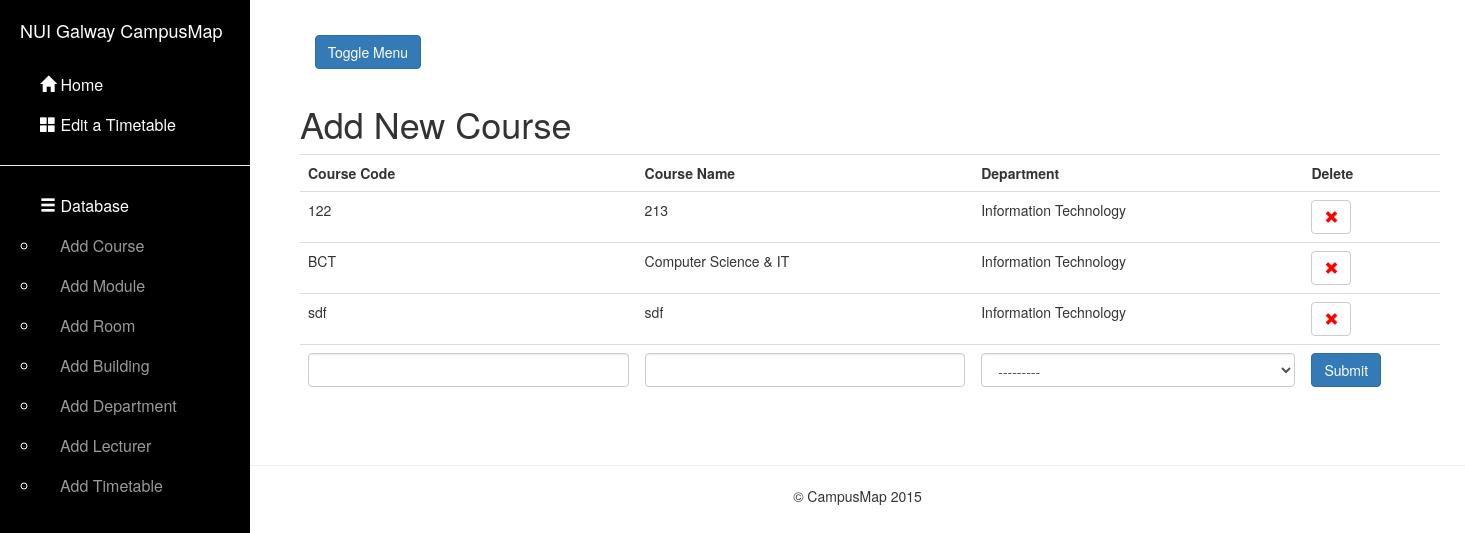
The page /course/ on the database as committed earlier.
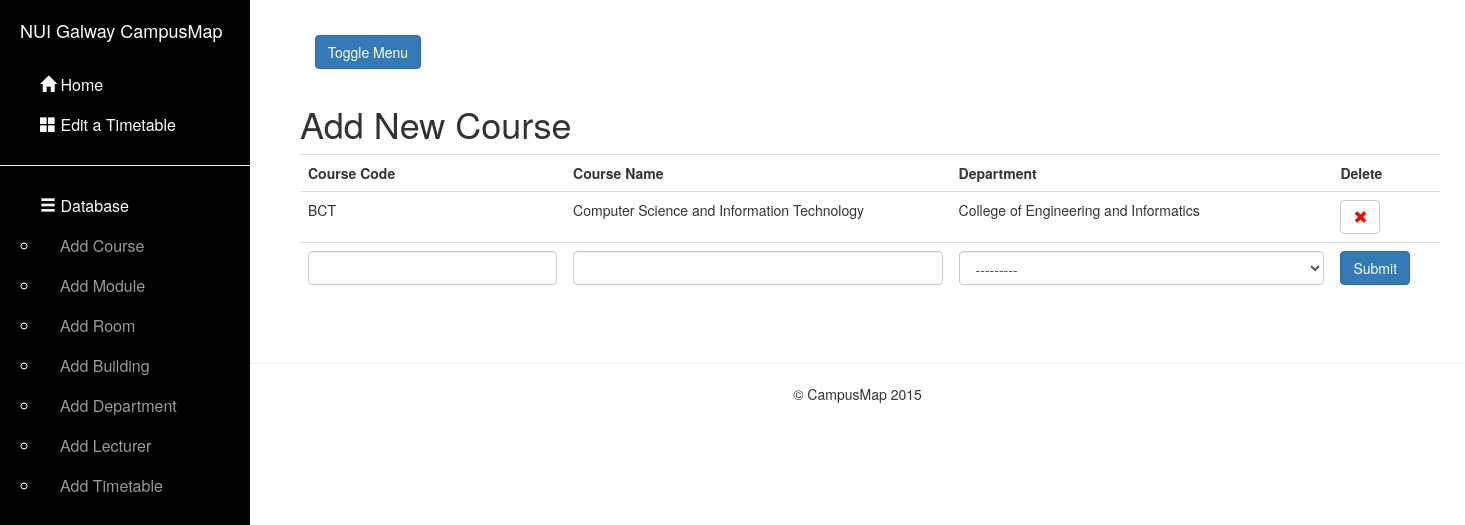
The same page on the database as committed later.
### map/models.py (models this page shows, shortened)
class Course(models.Model):
    courseCode = models.CharField(max_length = 7, primary_key=True)
    courseName = models.CharField(max_length = 50)
    department = models.ForeignKey(Department)

class Department(models.Model):
    depName = models.CharField(max_length = 70, primary_key=True)
    def __str__(self):
        return "%s" % self.depName

### map/views.py (the view)
# urls.py: url(r'^course/$', 'course'),
def course(request):
    query_results = Course.objects.all().order_by('courseCode')
    if request.method == 'GET':
        message = request.GET.get('message')
        if message == 'delete':
            record = request.GET.get('toDelete')
            Course.objects.filter(courseCode=record).delete()
    if request.method == 'POST': # If the form has been submitted...
        form = CourseForm(request.POST) # A form bound to the POST data
        if form.is_valid(): # All validation rules pass
            save_it = form.save()
            save_it.save()
            return HttpResponseRedirect('/course/') # Redirect after POST
    else:
        form = CourseForm() # An unbound form
    return render_to_response('dbstuff/addcourse.html', locals(),context_instance=RequestContext(request))

### map/forms.py
class CourseForm(forms.ModelForm):
    courseCode = forms.CharField(max_length=15,label = mark_safe('<strong>Code</strong>'))
    courseName = forms.CharField(max_length=50,label = mark_safe('<strong>Name</strong>'))
    department = queryset=Department.objects.all()
    class Meta:
        model = Course
        fields = "__all__"

### CampusMap/templates/dbstuff/addcourse.html (shortened to what this page needs)
{% extends "base.html" %}
{% block content %}
    <div class="container">
            <h1>Add New Course</h1>
            <table class="table" id="test">
                <tr>
                    <th>Course Code</th>
                    <th>Course Name</th>
                    <th>Department</th>
                    <th>Delete</th>
                </tr>
                {% for item in query_results %}
                 <tr>
                    <td >{{  item.courseCode }}</td>
                    <td>{{  item.courseName }}</td>
                    <td>{{  item.department }}</td>
                    <td>
                        <button type="submit" onclick="getRecordDetails('course')" class="btn btn-default" aria-label="Left Align" style="color: red">
                            <span class="glyphicon glyphicon-remove" aria-hidden="true"></span>
                        </button>
                    </td>
                 </tr>
                {% endfor %}
                <tr>
                <form class="form-contact" action="" method="POST">
                    {% for field in form %}
                    <td>
                        {% ifequal field.name "department" %}
                            <select class="form-control" name="{{ field.name }}" id="id_{{ field.name }}">
                                <option value= {{ form.department }}
                        {% else %}
                            <input type="text" class="form-control" name="{{ field.name }}" id="id_{{ field.name }}">
                        {% endifequal %}
                    </td>
                    {% endfor %}
                    <td>
                        <input type="submit" value="Submit"  class="btn btn-primary">
                    </td>
                    </form>
            </table>
        </div>
{%  endblock %}

Rows that differ between the two databases and show on the page:
removed Course: courseCode "122", courseName "213", department "Information Technology"
removed Course: courseCode "sdf", courseName "sdf", department "Information Technology"
changed Course "BCT": courseName "Computer Science & IT" → "Computer Science and Information Technology"; department "Information Technology" → "College of Engineering and Informatics"
